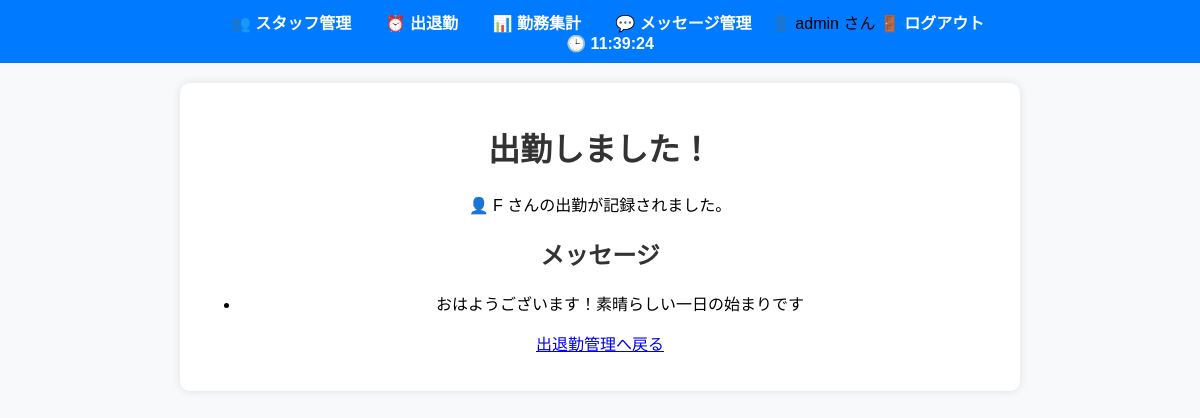
Page /attendance/clock_in_success/6 (signed in) on the committed database.
### models.py (models this page shows)
class User(UserMixin, db.Model):
    id = db.Column(db.Integer, primary_key=True)
    username = db.Column(db.String(100), unique=True, nullable=False)
    password = db.Column(db.String(100), nullable=False)  # 本番ではハッシュ化推奨

class Staff(db.Model):
    id = db.Column(db.Integer, primary_key=True)
    name = db.Column(db.String(100), nullable=False)

class Message(db.Model):
    id = db.Column(db.Integer, primary_key=True)
    message_text = db.Column(db.String(255), nullable=False)

### routes.py (the view)
@app.route('/attendance/clock_in_success/<int:staff_id>')
def clock_in_success(staff_id):
    staff = Staff.query.get(staff_id)
    messages = Message.query.all()  # ✅ メッセージ管理のメッセージを取得
    return render_template('clock_in_success.html', staff=staff, messages=messages)

### routes.py (called while the page is built)
@login_manager.user_loader
def load_user(user_id):
    return User.query.get(int(user_id))

### templates/clock_in_success.html (shortened to what this page needs)
{% extends "base.html" %}
{% block content %}
<h1>出勤しました！</h1>
<p>👤 {{ staff.name }} さんの出勤が記録されました。</p>
<h2>メッセージ</h2>
<ul>
    {% for message in messages %}
        <li>{{ message.message_text }}</li>
    {% endfor %}
</ul>
<p><a href="{{ url_for('attendance') }}">出退勤管理へ戻る</a></p>
{% endblock %}

### templates/base.html (shortened to what this page needs)
<!DOCTYPE html>
<html lang="ja">
<head>
    <link rel="stylesheet" href="{{ url_for('static', filename='style.css') }}">
</head>
<body>
    <nav class="navbar">
        <ul>
            <li><a href="{{ url_for('staff_list') }}">👥 スタッフ管理</a></li>
            <li><a href="{{ url_for('attendance') }}">⏰ 出退勤</a></li>
            <li><a href="{{ url_for('work_summary') }}">📊 勤務集計</a></li>
            <li><a href="{{ url_for('message_list') }}">💬 メッセージ管理</a></li>
            {% if current_user.is_authenticated %}
        <span>👤 {{ current_user.username }} さん</span>
        <a href="{{ url_for('logout') }}">🚪 ログアウト</a>
    {% else %}
        <a href="{{ url_for('login') }}">🔑 ログイン</a>
    {% endif %}
        </ul>
        <span id="current-time"></span>
    </nav>
    <div class="content">
        {% block content %}{% endblock %}
    </div>
</body>
</html>

### static/style.css (style rules this page uses)
.navbar { background-color: #007bff; padding: 10px 0; text-align: center; }
.navbar ul { list-style: none; padding: 0; margin: 0; }
.navbar li { display: inline; margin: 0 15px; }
.navbar a { text-decoration: none; color: white; font-size: 16px; font-weight: bold; }
#current-time { font-size: 16px; color: white; margin-left: 20px; font-weight: bold; }
body { font-family: Arial, sans-serif; margin: 0; padding: 0; background-color: #f8f9fa; text-align: center; }
.content { max-width: 800px; margin: 20px auto; background: white; padding: 20px; border-radius: 10px; box-shadow: 0 0 10px rgba(0, 0, 0, 0.1); }
h1, h2 { color: #333; }

### rows in the picture
User: username "admin"
Staff: name "F"
Message: message_text "おはようございます！素晴らしい一日の始まりです"
